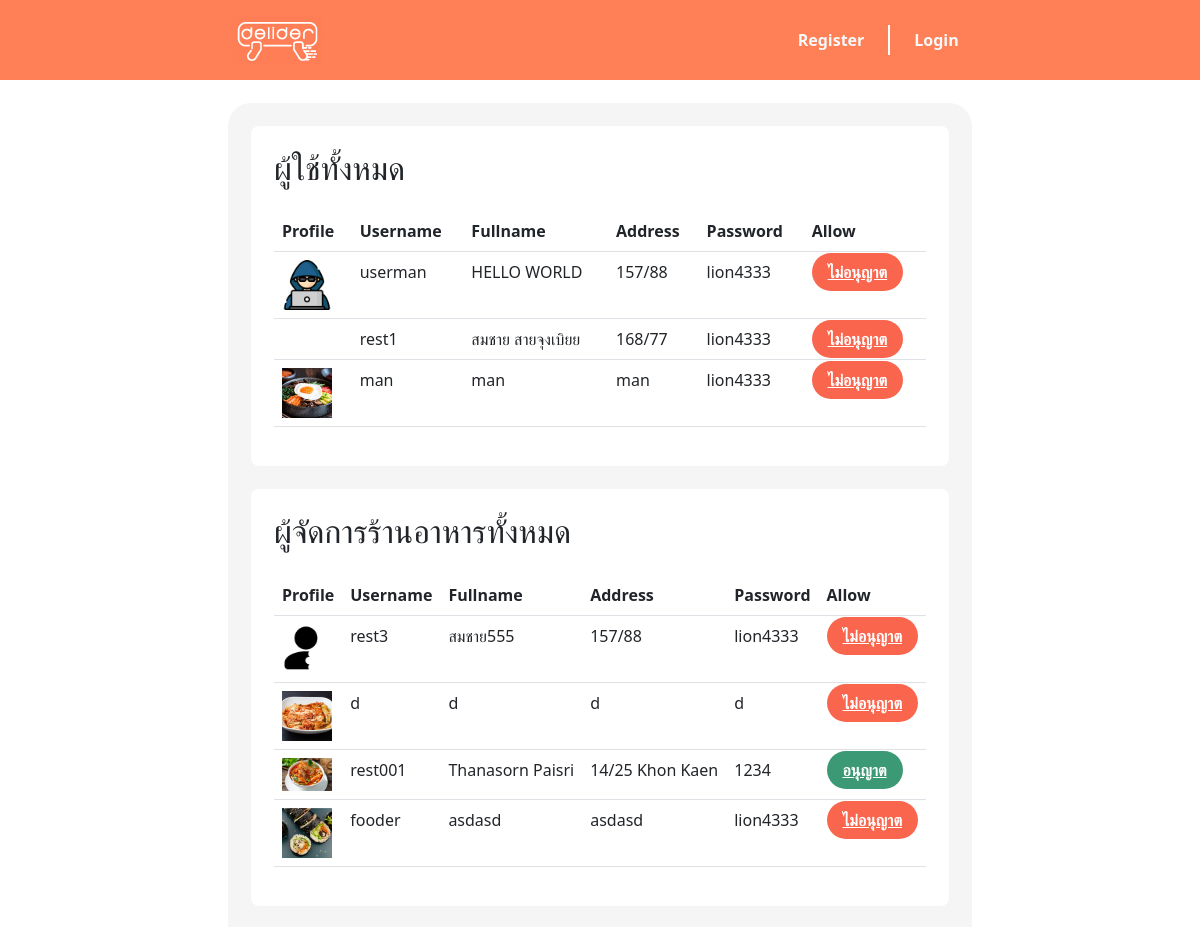
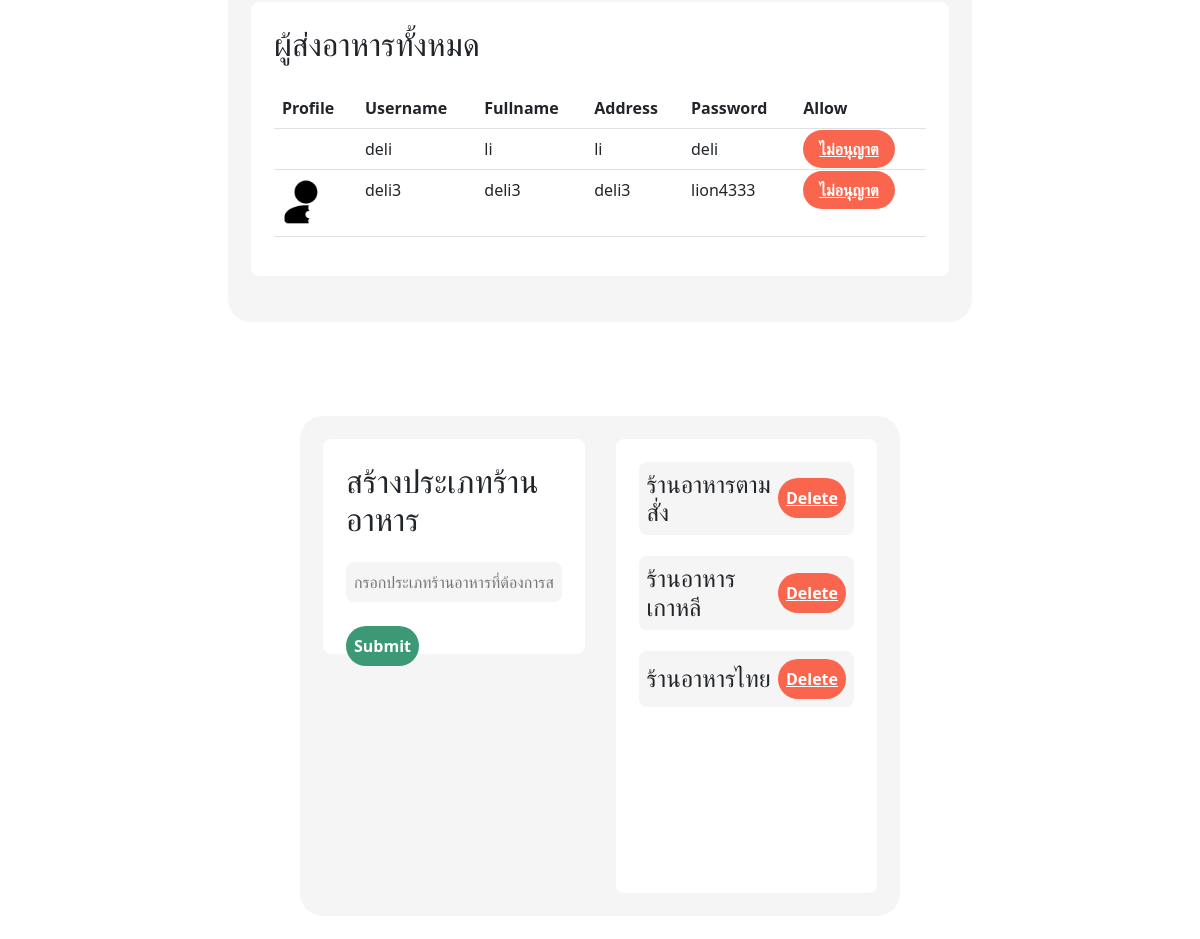
The app's page /admin.php with its own data (2 pictures, top to bottom).
### tables this page shows
CREATE TABLE `customer` (
  `id` int(11) NOT NULL,
  `username` text NOT NULL,
  `password` text NOT NULL,
  `fullname` text NOT NULL,
  `profile` varchar(100) NOT NULL DEFAULT '''555''',
  `address` text NOT NULL,
  `allow` tinyint(1) NOT NULL DEFAULT 1
);

CREATE TABLE `manager` (
  `id` int(11) NOT NULL,
  `username` text NOT NULL,
  `password` text NOT NULL,
  `fullname` text NOT NULL,
  `profile` varchar(100) NOT NULL DEFAULT '''555''',
  `address` text NOT NULL,
  `allow` tinyint(1) NOT NULL DEFAULT 0
);

CREATE TABLE `delivery` (
  `id` int(11) NOT NULL,
  `username` text NOT NULL,
  `password` text NOT NULL,
  `fullname` text NOT NULL,
  `profile` varchar(100) NOT NULL DEFAULT '''555''',
  `address` text NOT NULL,
  `allow` tinyint(1) NOT NULL DEFAULT 0
);

CREATE TABLE `resttype` (
  `type` varchar(100) NOT NULL
);

### db/connect.php (called while the page is built)
<?php
function db($qr) {
    $server = "localhost";
    $username = "root";
    $password = "";
    $database = "esan6";
    $conn = new mysqli($server,$username,$password,$database);
    return $conn->query($qr);
}
?>

### admin.php (the view, shortened to what this page needs)
<!DOCTYPE html>
<html lang="en">
<head>
    <link rel="stylesheet" href="css/admin.css">
</head>
<body>
    <?php include('component/header.php'); ?>
    <div style="display:flex;flex-direction:row;justify-content:space-around;;">
    <div class="table-account">
    <div class="table-user">
            <h2 class="mb-4">ผู้ใช้ทั้งหมด</h2>
            <table class="table">
                <thead>
                    <tr>
                        <th>Profile</th>
                        <th>Username</th>
                        <th>Fullname</th>
                        <th>Address</th>
                        <th>Password</th>
                        <th>Allow</th>
                    </tr>
                </thead>
                <tbody>
                <?php $customer = db('SELECT * FROM customer');
            if ($customer->num_rows > 0) {
                foreach ($customer as $data) { ?>
                    <tr>
                        <td><img width="50px" src="assets/profile/<?php echo $data['profile'] ?>.jpg" alt=""></td>
                        <td> <?php echo $data['username'] ?></td>
                        <td><?php echo $data['fullname'] ?></td>
                        <td><?php echo $data['address'] ?></td>
                        <td><?php echo $data['password'] ?></td>
                        <td><?php echo $data['allow'] == false ? '<a class="allow rounded-pill px-3" href="api/allow.php?id='.$data['id'].'&allow=true&role=customer">อนุญาต</a>' : '<a class="deny rounded-pill px-3" href="api/allow.php?id='.$data['id'].'&allow=false&role=customer">ไม่อนุญาต</a>' ?></td>
                </tr>
                <?php }
            } ?>
                </tbody>
            </table>
        </div>
        <div class="table-user">
            <h2 class="mb-4">ผู้จัดการร้านอาหารทั้งหมด</h2>
            <table class="table">
                <thead>
                    <tr>
                        <th>Profile</th>
                        <th>Username</th>
                        <th>Fullname</th>
                        <th>Address</th>
                        <th>Password</th>
                        <th>Allow</th>
                    </tr>
                </thead>
                <tbody>
                <?php $manager = db('SELECT * FROM manager');
            if ($manager->num_rows > 0) {
                foreach ($manager as $data) { ?>
                    <tr>
                        <td><a href="rest.php?id=<?php echo db('SELECT id FROM restaurant WHERE m_id='.$data['id'].';')->fetch_assoc()['id'] ?>"><img width="50" src="assets/profile/<?php echo $data['profile'] ?>.jpg" alt=""></a></td>
                        <td> <?php echo $data['username'] ?></td>
                        <td><?php echo $data['fullname'] ?></td>
                        <td><?php echo $data['address'] ?></td>
                        <td><?php echo $data['password'] ?></td>
                        <td><?php echo $data['allow'] == false ? '<a class="allow rounded-pill px-3" href="api/allow.php?id='.$data['id'].'&allow=true&role=manager">อนุญาต</a>' : '<a class="deny rounded-pill px-3" href="api/allow.php?id='.$data['id'].'&allow=false&role=manager">ไม่อนุญาต</a>' ?></td>
                </tr>
                <?php }
            } ?>
                </tbody>
            </table>
        </div>
        <div class="table-user">
            <h2 class="mb-4">ผู้ส่งอาหารทั้งหมด</h2>
            <table class="table">
                <thead>
                    <tr>
                        <th>Profile</th>
                        <th>Username</th>
                        <th>Fullname</th>
                        <th>Address</th>
                        <th>Password</th>
                        <th>Allow</th>
                    </tr>
                </thead>
                <tbody>
                <?php $delivery = db('SELECT * FROM delivery');
            if ($delivery->num_rows > 0) {
                foreach ($delivery as $data) { ?>
                    <tr>
                        <td><img width="50px" src="assets/profile/<?php echo $data['profile'] ?>.jpg" alt=""></td>
                        <td> <?php echo $data['username'] ?></td>
                        <td><?php echo $data['fullname'] ?></td>
                        <td><?php echo $data['address'] ?></td>
                        <td><?php echo $data['password'] ?></td>
                        <td><?php echo $data['allow'] == false ? '<a class="allow rounded-pill px-3" href="api/allow.php?id='.$data['id'].'&allow=true&role=delivery">อนุญาต</a>' : '<a class="deny rounded-pill px-3" href="api/allow.php?id='.$data['id'].'&allow=false&role=delivery">ไม่อนุญาต</a>' ?></td>
                </tr>
                <?php }
            } ?>
                </tbody>
            </table>
        </div>
    </div>
    </div>
    <br>
    <br>
    <div class="resttype">
        <form method="post" class="typeadd">
            <h2 class="mb-4">สร้างประเภทร้านอาหาร</h2>
            <input name="type" class="mb-4" type="text" placeholder="กรอกประเภทร้านอาหารที่ต้องการสร้าง">
            <div>
                <button class="rounded-pill" type="submit">Submit</button>
            </div>
        </form>
        <div class="typelist">
        <?php $type = db('SELECT * FROM resttype');
    if ($type->num_rows > 0) {
        foreach ($type as $data) { ?>
            <div class="list">
                <h4><?php echo $data['type'] ?></h4>
                <a class="deny rounded-pill" href="api/delresttype.php?id=<?php echo $data['type'] ?>">Delete</a>
            </div>
            <?php }
        } ?>
        </div>
    </div>
</body>
</html>

### css/admin.css (style rules this page uses)
.table-account { background-color: #f5f5f5; border-radius: 23px; padding: 23px; max-width: 90%; margin: 23px auto; }
.table-user { background-color: white; padding: 23px; border-radius: 8px; margin-bottom: 23px; }
.allow { border: none; outline: none; padding: 8px; font-weight: bold; color: white; background-color: #3b9975; transition: 0.1s; }
.deny { border: none; outline: none; padding: 8px; font-weight: bold; color: white; background-color: #fa654d; transition: 0.1s; }
.resttype { background-color: #f5f5f5; max-width: 50%; height: 500px; margin: 23px auto; border-radius: 23px; display: grid; grid-template-columns: 1fr 1fr; padding: 23px; column-gap: 31px; }
.typeadd { background-color: white; border-radius: 8px; padding: 23px; display: flex; flex-direction: column; height: 215px; }
.typeadd>input { border: none; outline: none; padding: 8px; background-color: #f5f5f5; border-radius: 8px; transition: 0.1s; width: 100%; }
.typeadd>div>button { border: none; padding: 8px; font-weight: bold; color: white; background-color: #3b9975; transition: 0.1s; }
.typelist { background-color: white; border-radius: 8px; overflow: scroll; display: flex; flex-direction: column; row-gap: 13px; padding: 23px; }
.list { padding: 8px; background-color: #f5f5f5; border-radius: 8px; display: flex; justify-content: space-between; align-items: center; margin-bottom: 8px; }
.list>h4 { margin: 0; }

### records on screen
customer: profile (picture), username "userman", fullname "HELLO WORLD", address "157/88", password "lion4333"
customer: username "rest1", fullname "สมชาย สายจุงเบิยย", address "168/77", password "lion4333"
customer: profile (picture), username "man", fullname "man", address "man", password "lion4333"
manager: shows a picture, username "rest3", fullname "สมชาย555", address "157/88", password "lion4333"
manager: profile (picture), username "d", fullname "d", address "d", password "d"
manager: profile (picture), username "rest001", fullname "Thanasorn Paisri", address "14/25 Khon Kaen", password "1234"
manager: profile (picture), username "fooder", fullname "asdasd", address "asdasd", password "lion4333"
delivery: username "deli", fullname "li", address "li", password "deli"
delivery: username "deli3", fullname "deli3", address "deli3", password "lion4333"
resttype: type "ร้านอาหารตามสั่ง"
resttype: type "ร้านอาหารเกาหลี"
resttype: type "ร้านอาหารไทย"
